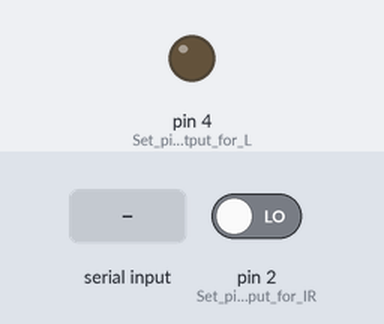
Bench run of a sketch on a simulated Arduino Uno, built with avr-gcc and run on an emulated ATmega328P. On the bench: output pins drawn as LEDs (lit = HIGH). The inputs (shaded band) are chosen by the test bench; at power-on: pin 2 (Set_pin_2_as_input_for_IR) LOW.

Above: at 1.2 s.
1.3 s: pin 2 (Set_pin_2_as_input_for_IR) driven HIGH
At 2.6 s:
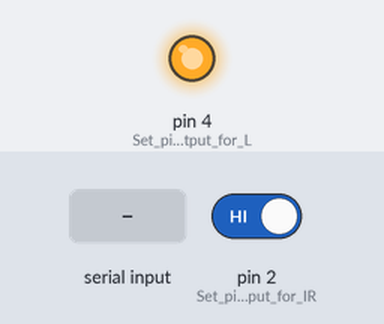
3.3 s: "open" received over the second serial link
At 4.8 s:
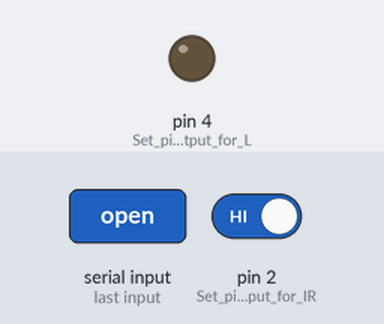
Timing chart, 0 to 6.3 s (numbered marks = the images above; inputs shaded):
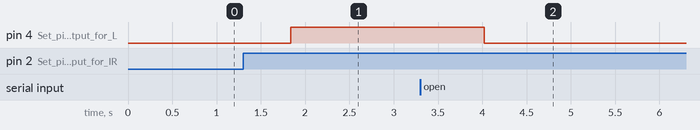

Measured:
- after the input at 1.3 s, pin 4 (Set_pin_4_as_output_for_L): LOW → HIGH after 0.54 s
- after the input at 3.3 s, pin 4 (Set_pin_4_as_output_for_L): HIGH → LOW after 0.72 s

The sketch:

atTinyLights.ino
```cpp
/*
This code is to be used with an Adafruit Trinket, however, the pinout can be
modified to fit any Arduino, probably :)
The circuit also includes an IR sensor, HM-06 bluetooth module, and a
photoresistor.
*/

#include <SoftwareSerial.h>

String MESSAGE = "";
String LIGHTS_ON = "1";
String LIGHTS_OFF = "0";
unsigned int AUTO_TIMER = 300; // Seconds until lights turn off after motion (5 minutes)
unsigned long START_TIME = 0;
unsigned long OFF_SWITCH_TIMER;
boolean SWITCHED_ON = false;
char CHARACTER;

SoftwareSerial mySerial(0, 1); // RX, TX

void setup() {
  pinMode(2, INPUT);  // Set pin 2 as input for IR sensor
  pinMode(4, OUTPUT); // Set pin 4 as output for LEDs
  mySerial.begin(9600);

  /*
  Uncomment code below to set friendly
  name and PIN upon boot
  */
  // String PIN = "1234"; // The PIN to enter upon bluetooth pairing
  // String NAME = "Lights!";
  // delay(500);
  // mySerial.print("AT+NAME" + NAME);
  // delay(1000);
  // mySerial.print("AT+PIN" + PIN);
  // delay(1000);
  // mySerial.flush();
}

void loop() {
  while(mySerial.available() > 0){
    delay(50);
    CHARACTER = mySerial.read();
    MESSAGE = MESSAGE + CHARACTER;
    manualSwitch();
  }
  MESSAGE = "";
  if(digitalRead(2) && SWITCHED_ON == false){
    if(START_TIME + OFF_SWITCH_TIMER < millis()/1000){
      delay(20);
      irSensor();
    }
  }
}

void manualSwitch(){
  if(MESSAGE == "open"){
    if(SWITCHED_ON == false){
      MESSAGE = "";
      startUp();
      mySerial.flush();
    }else if(SWITCHED_ON == true){
      START_TIME = millis()/1000;
      OFF_SWITCH_TIMER = 60 * 60; // This value is set in seconds, in this case, 60 minutes
      MESSAGE = "";
      fadeOut();
    }
  }
}

void irSensor(){
  if(SWITCHED_ON == false){
    startUp();
  }
  for(int i=0; i<AUTO_TIMER*100; i++){
    delay(10);
    if(mySerial.available() > 0){
      break;
    }else if(digitalRead(2)){
      i=0;
    }else if(i == AUTO_TIMER*100 - 1 && SWITCHED_ON == true){
      OFF_SWITCH_TIMER = 0;
      fadeOut();
    }
  }
}

void fadeIn() {
  mySerial.println(LIGHTS_ON);
  mySerial.flush();
  for (int pwm = 0; pwm <= 255; pwm++){
    analogWrite(4, pwm);
    delay(4);
  }
  SWITCHED_ON = true;
}

void fadeOut() {
  mySerial.println(LIGHTS_OFF);
  mySerial.flush();
  for (int pwm = 255; pwm > -1; pwm--){
    analogWrite(4, pwm);
    delay(4);
  }
  SWITCHED_ON = false;
}

void startUp(){
  fadeIn();
}
```
